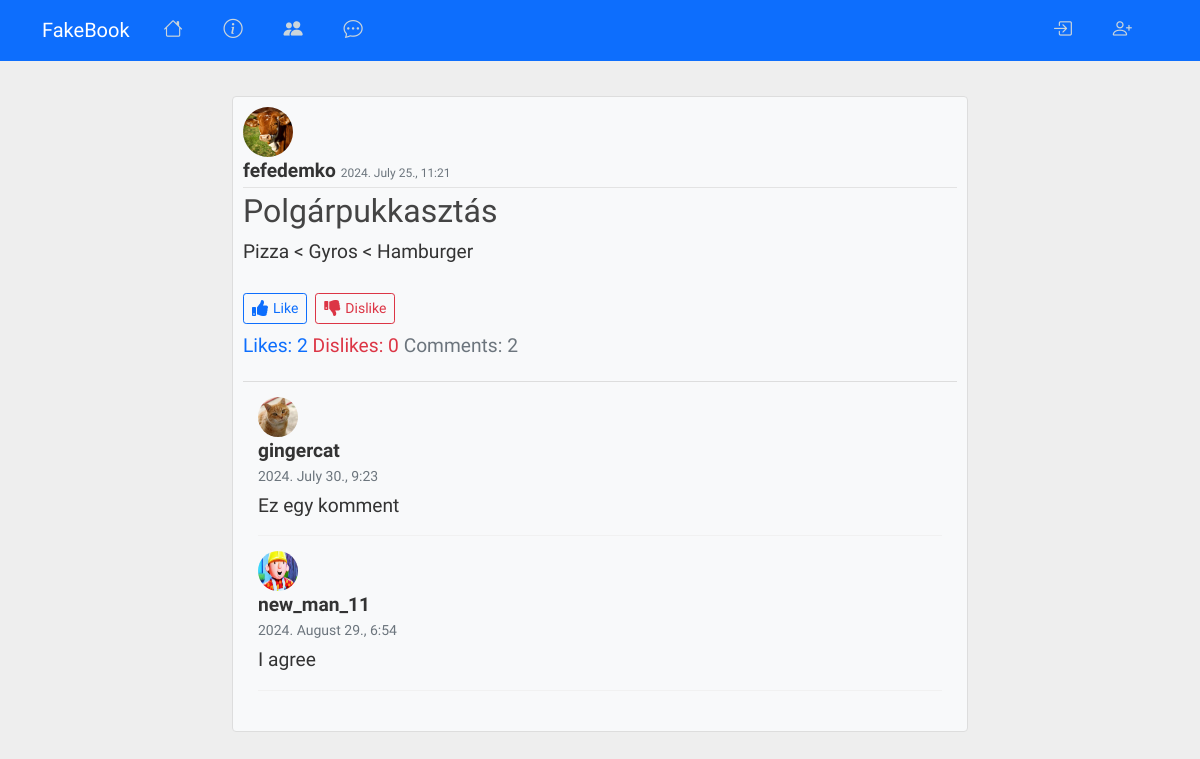
The app's page /book/post/11/ with its own data.
### book/models.py (models this page shows, shortened)
class Post(models.Model):
    title = models.CharField(max_length=100)
    content = models.TextField()
    date_posted = models.DateTimeField(auto_now_add=True)
    author = models.ForeignKey(User, on_delete=models.CASCADE)
    likes = models.ManyToManyField(User, related_name='post_likes', blank=True)
    dislikes = models.ManyToManyField(User, related_name='post_dislikes', blank=True)
    def total_likes(self):
        return self.likes.count()
    def total_dislikes(self):
        return self.dislikes.count()
    def total_comments(self):
        return self.comments.count()

class Comment(models.Model):
    post = models.ForeignKey(Post, on_delete=models.CASCADE, related_name='comments')
    author = models.ForeignKey(User, on_delete=models.CASCADE)
    content = models.TextField()
    date_posted = models.DateTimeField(auto_now_add=True)

### users/models.py (models this page shows, shortened)
class Profile(models.Model):
    GENDER_CHOICES = [
        ('man', 'Man'),
        ('woman', 'Woman'),
        ('other', 'Other')
    ]
    user = models.OneToOneField(User, on_delete=models.CASCADE)
    image = models.ImageField(default='default.jpg', upload_to='profile_pics')
    age = models.PositiveIntegerField(null=True, blank=True)
    gender = models.CharField(max_length=10, choices=GENDER_CHOICES, null=True, blank=True)
    location = models.CharField(max_length=100, null=True, blank=True)
    birthdate = models.DateField(null=True, blank=True)
    def get_friends(self):
        friendships = Friendship.objects.filter(Q(user1=self) | Q(user2=self))
        friends = []
        for friendship in friendships:
            if friendship.user1 == self:
                friends.append(friendship.user2)
            else:
                friends.append(friendship.user1)
        return friends
    User.add_to_class('get_friends', get_friends)

### book/views.py (the view)
# urls.py: path('post/<int:pk>/', PostDetailView.as_view(), name = 'post-detail'),
class PostDetailView(DetailView):
    model = Post

### book/templates/book/post_detail.html (shortened to what this page needs)
{% extends "book/base.html" %}
{% block content %}
    <article class="media content-section">
        <img class="rounded-circle article-img" src="{{ object.author.profile.image.url }}">
        <div class="media-body">
            <div class="article-metadata">
                <a class="comment-author" href="{% url 'user-posts' object.author.username %}">{{ object.author }}</a>
                <small class="text-muted">{{ object.date_posted|date:"Y. E d., G:i" }}</small>
            </div>
            <h2 class="article-title">{{ object.title }}</h2>
            <p class="article-content">{{ object.content }}</p>
             <div class="reaction-buttons d-flex gap-2">
                  <form method="POST" action="{% url 'post-like' post.pk%}">
                      <button type="submit" class="btn btn-outline-primary btn-sm">
                          <i class="fa fa-thumbs-up"></i> Like
                      </button>
                  </form>
                  <form method="POST" action="{% url 'post-dislike' post.pk%}">
                      <button type="submit" class="btn btn-outline-danger btn-sm">
                          <i class="fa fa-thumbs-down"></i> Dislike
                      </button>
                  </form>
               </div>
               <p class="mt-2">
                   <span class="text-primary">Likes: {{ post.total_likes }}</span>
                   <span class="text-danger ml-3">Dislikes: {{ post.total_dislikes }}</span>
                   <span class="text-muted ml-3">Comments: {{ post.total_comments }}</span>
               </p>
                <div id="comments-{{ post.pk }}" class="comment-section">
                    {% for comment in post.comments.all %}
                        <div class="comment d-flex justify-content-between align-items-center">
                            <div class="comment-left">
                                <img src="{{ comment.author.profile.image.url }}" alt="{{ comment.author }}" class="comment-author-img">
                                <div class="comment-body">
                                    <a class="comment-author" href="{% url 'user-posts' comment.author.username %}">{{ comment.author.username }}</a>
                                    <div class="comment-meta">{{ comment.date_posted|date:"Y. E d., G:i" }}</div>
                                    <div class="comment-content">{{ comment.content }}</div>
                                </div>
                            </div>
                        </div>
                    {% empty %}
                        <p>No comments yet.</p>
                    {% endfor %}
                </div>
        </div>
    </article>
{% endblock %}

### book/static/book/main.css (style rules this page uses)
body { background: #ffffff; color: #333333; margin: 0; font-family: 'Biorhyme', sans-serif !important; font-size: larger; }
h1, h2, h3, h4, h5, h6 { color: #444444; font-family: 'Biorhyme', sans-serif !important; }
.content-section { background: #ffffff; padding: 10px 20px; border: 1px solid #dddddd; border-radius: 3px; margin-bottom: 20px; }
.article-title { color: #444444 !important; }
.article-content { white-space: pre-line; }
.article-img { height: 65px; width: 65px; margin-right: 16px; }
.article-metadata { padding-bottom: 1px; margin-bottom: 4px; border-bottom: 1px solid #e3e3e3 }
.article-img { width: 50px; height: 50px; border-radius: 50%; }
.reaction-buttons { display: flex; gap: 10px; margin-top: 10px; }
.comment-section { margin-top: 20px; padding: 15px; border-top: 1px solid #ddd; }
.comment { display: flex; align-items: flex-start; margin-bottom: 15px; padding-bottom: 10px; border-bottom: 1px solid #f1f1f1; }
.comment-author-img { width: 40px; height: 40px; border-radius: 50%; margin-right: 10px; }
.comment-author { font-weight: bold; margin-bottom: 5px; color: #333333; }
.comment-content { margin: 5px 0; }
.comment-meta { font-size: 0.875rem; color: #6c757d; }
.reaction-buttons { display: flex; align-items: center; gap: 10px; margin-top: 10px; }
.reaction-buttons button { display: flex; align-items: center; gap: 5px; }
.reaction-buttons i { font-size: 16px; }
body { background:#eee; }
.media { background-color: #f8f9fa; transition: background-color 0.3s ease; border-radius: 0.25rem; padding: 10px; }
.media a { color: #333; text-decoration: none; }
.media-body small { font-size: 0.75rem; color: #6c757d; }

### records on screen
Post: author.profile.image (picture), author "fefedemko", date_posted "2024. July 25., 11:21", title "Polgárpukkasztás", content "Pizza < Gyros < Hamburger", total_likes "2", total_dislikes "0", total_comments "2"
Comment: author.profile.image (picture), author.username "gingercat", date_posted "2024. July 30., 9:23", content "Ez egy komment"
Comment: author.profile.image (picture), author.username "new_man_11", date_posted "2024. August 29., 6:54", content "I agree"
